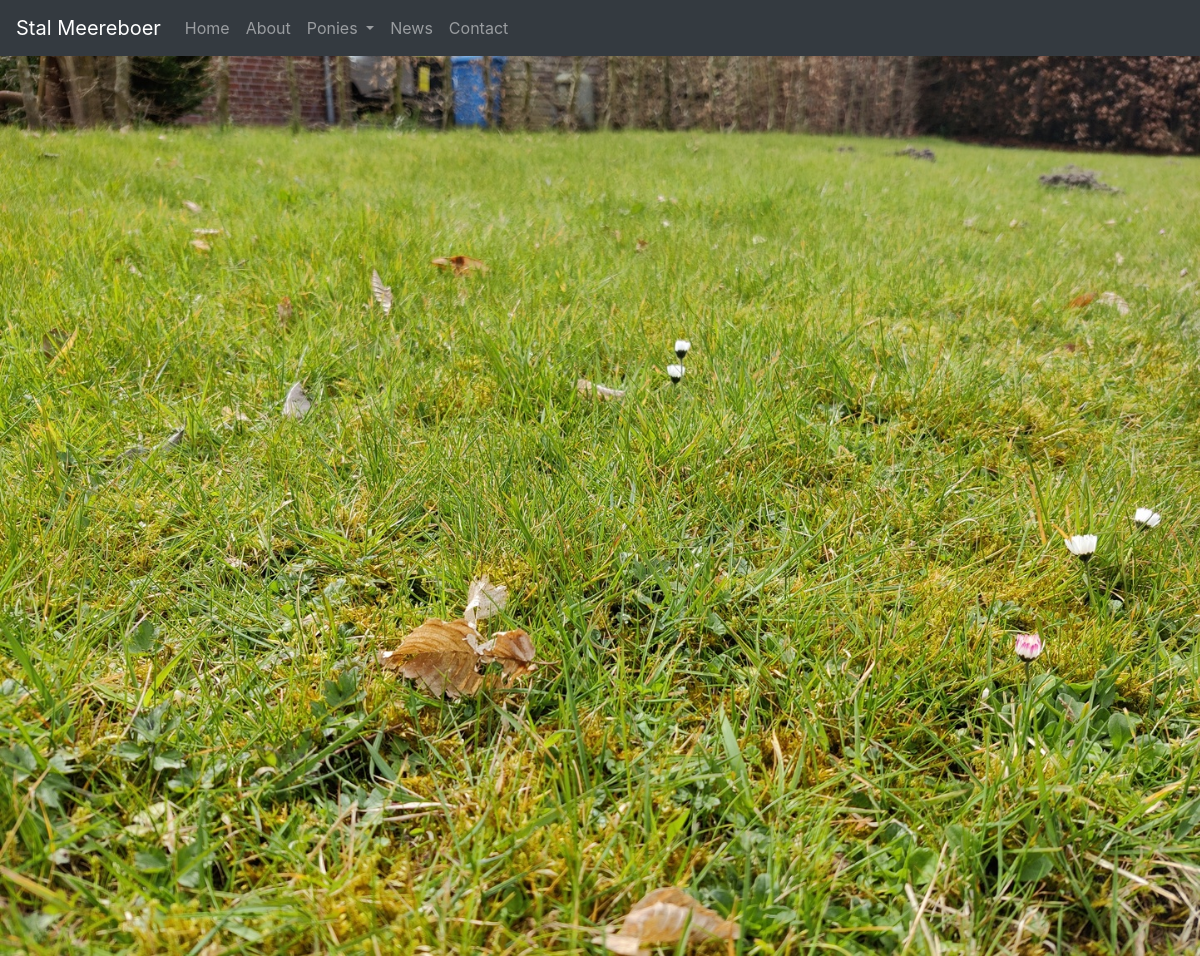
Before: /news/ with the older database file.
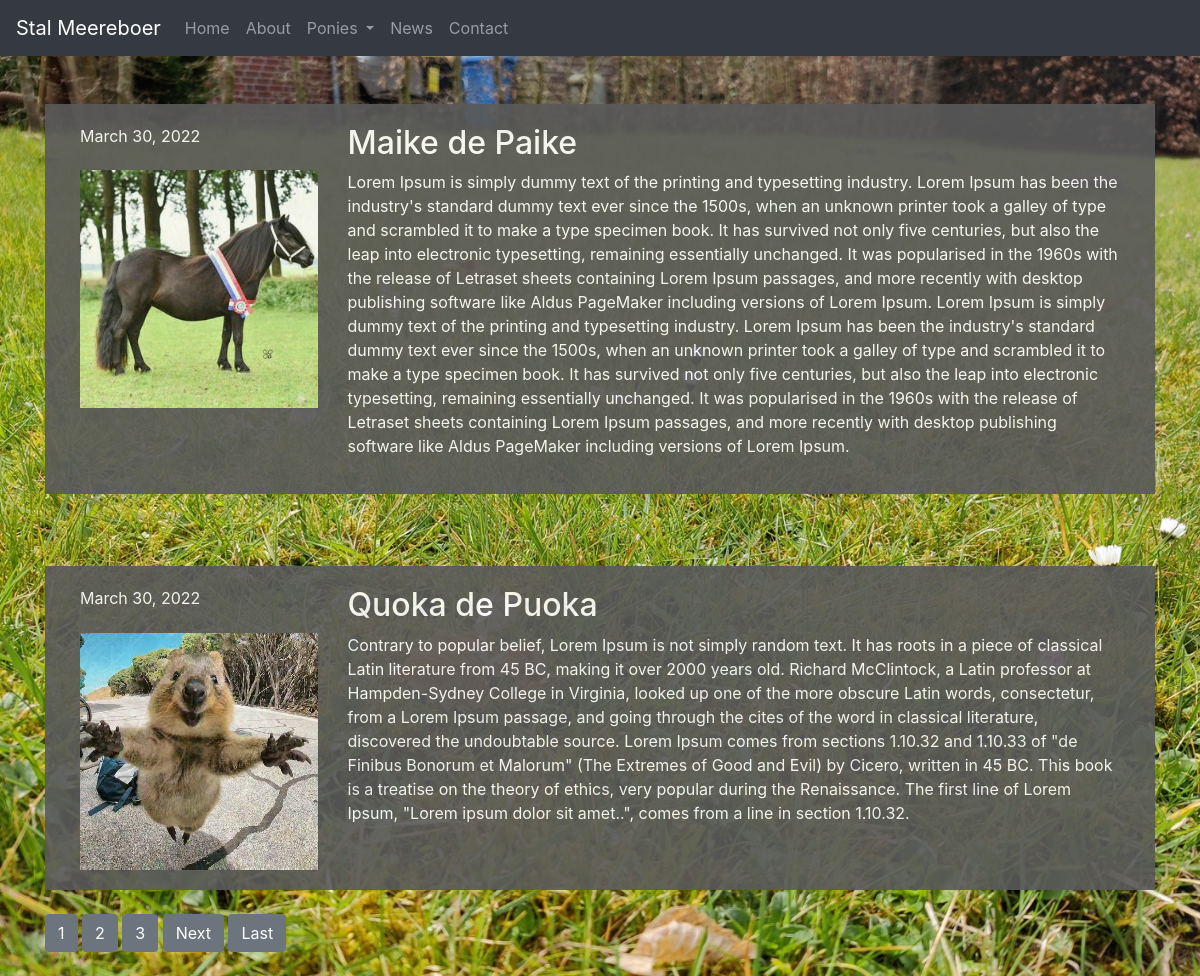
After: the same page with the newer database file.
### stalmeereboer/models.py (models this page shows, shortened)
class Post(models.Model):
    title = models.CharField(max_length=100)
    header_image = models.ImageField(null=True, blank=True, upload_to="newsimages/")
    content = models.TextField()
    date_posted = models.DateTimeField(default=timezone.now)
    author = models.ForeignKey(User, on_delete=models.CASCADE)

### stalmeereboer/views.py (the view)
# urls.py: path('news/', PostListView.as_view(), name='stalmeereboer-news'),
class PostListView(ListView):
    model = Post
    template_name = 'stalmeereboer/news.html'  # <app>/<model>_<viewtype>.html
    context_object_name = 'posts'
    ordering = ['-date_posted']
    paginate_by = 2

### stalmeereboer/templates/stalmeereboer/news.html (shortened to what this page needs)
{% extends "stalmeereboer/base.html" %}
{% load static %}
{% block content %}
{% for post in posts %}
<br>
<br>
<article class="content-section blogstyle">
  <div class="container">
    <div class="row">
      <div class="col-md-3">
        <a class="mr-2">{{ post.date_posted|date:"F d, Y" }}</a>
      </div>
      <div class="col-md-9">
        <h2><a class="mt-0 article-title" style="color:white;" href="{% url 'post-detail' post.id %}">{{ post.title }}</a></h2>
      </div>
    </div>
    <div class="row">
      <div class="media col-md-3">
        <img class="img-fluid mr-3" src="{{ post.header_image.url }}">
      </div>
      <div class="col-md-9">
        <p class="article-content">{{ post.content }}</p>
      </div>
    </div>
  </div>
</article>
<br>
    {% endfor %}
    {% if is_paginated %}
      {% for num in page_obj.paginator.page_range %}
        {% if page_obj.number == num %}
          <a class="btn btn-secondary mb-4" href="?page={{ num }}">{{ num }}</a>
        {% elif num > page_obj.number|add:'-3' and num < page_obj.number|add:'3' %}
          <a class="btn btn-secondary mb-4" href="?page={{ num }}">{{ num }}</a>
        {% endif %}
      {% endfor %}
      {% if page_obj.has_next %}
        <a class="btn btn-secondary mb-4" href="?page={{ page_obj.next_page_number }}">Next</a>
        <a class="btn btn-secondary   mb-4" href="?page={{ page_obj.paginator.num_pages }}">Last</a>
      {% endif %}
    {% endif %}
{% endblock content %}

### stalmeereboer/templates/stalmeereboer/base.html (shortened to what this page needs)
{% load static %}
<!doctype html>
<html lang="en">
  <head>
    <link rel="stylesheet" href="https://cdn.jsdelivr.net/npm/bootstrap@4.0.0/dist/css/bootstrap.min.css">
    <link rel="stylesheet" href="{% static 'css/stalmeereboer.css' %}">
  </head>
<body>
     <header>
            <nav class="navbar navbar-expand-lg bg-dark navbar-dark">
              <a class="navbar-brand" href="/">Stal Meereboer</a>
              <div class="collapse navbar-collapse" id="collapsibleNavbar">
                <ul class="navbar-nav ms-auto">
                          <li class="nav-item">
                            <a class="nav-link white-text" aria-current="page" href="/">Home</a>
                          </li>
                          <li class="nav-item">
                            <a class="nav-link white-text" href="/about">About</a>
                          </li>
                          <li class="dropdown bg-dark">
                                <a class="nav-link dropdown-toggle" data-toggle="dropdown" href="#ponies">
                                Ponies
                                </a>
                            </li>
                          <li class="nav-item">
                            <a class="nav-link white-text" href="/news">News</a>
                          </li>
                          <li class="nav-item">
                            <a class="nav-link white-text" href="/contact">Contact</a>
                          </li>
                </ul>
              </div>
            </nav>
        </header>
    <main style="background-image:url('{% static 'stalmeereboer/images/greengrass.jpg' %}'); min-height:900px ;background-repeat: no-repeat; background-size: cover;">
        <div class="container">
            <div class="row">
                <div class=col-lg>
                {% block content %}{% endblock %}
                </div>
            </div>
        </div>
    </main>
</body>
</html>

### stalmeereboer/static/css/stalmeereboer.css (style rules this page uses)
.container { width: 100%; margin: 0 auto; }
.blogstyle { background-color: #5A5A5A; opacity: 0.9; color: white; padding: 20px; }

Changed rows visible on the page:
added Post: date_posted "March 30, 2022", title "Maike de Paike", header_image (picture), content "Lorem Ipsum is simply dummy text of the printing and typesetting industry. Lorem Ipsum has been the industry's standard dummy text ever since the 1500s, when an unknown printer took a galley of type and scrambled it to make a type specimen book. It has survived not only five centuries, but also the leap into electronic typesetting, remaining essentially unchanged. It was popularised in the 1960s with the release of Letraset sheets containing Lorem Ipsum passages, and more recently with desktop publishing software like Aldus PageMaker including versions of Lorem Ipsum. Lorem Ipsum is simply dummy text of the printing and typesetting industry. Lorem Ipsum has been the industry's standard…"
added Post: date_posted "March 30, 2022", title "Quoka de Puoka", header_image (picture), content "Contrary to popular belief, Lorem Ipsum is not simply random text. It has roots in a piece of classical Latin literature from 45 BC, making it over 2000 years old. Richard McClintock, a Latin professor at Hampden-Sydney College in Virginia, looked up one of the more obscure Latin words, consectetur, from a Lorem Ipsum passage, and going through the cites of the word in classical literature, discovered the undoubtable source. Lorem Ipsum comes from sections 1.10.32 and 1.10.33 of \"de Finibus Bonorum et Malorum\" (The Extremes of Good and Evil) by Cicero, written in 45 BC. This book is a treatise on the theory of ethics, very popular during the Renaissance. The first line of Lorem Ipsum,…"
Other visible differences:
new list line: "1"
new list line: "2"
new list line: "3"
text now shown: "Next Last"
